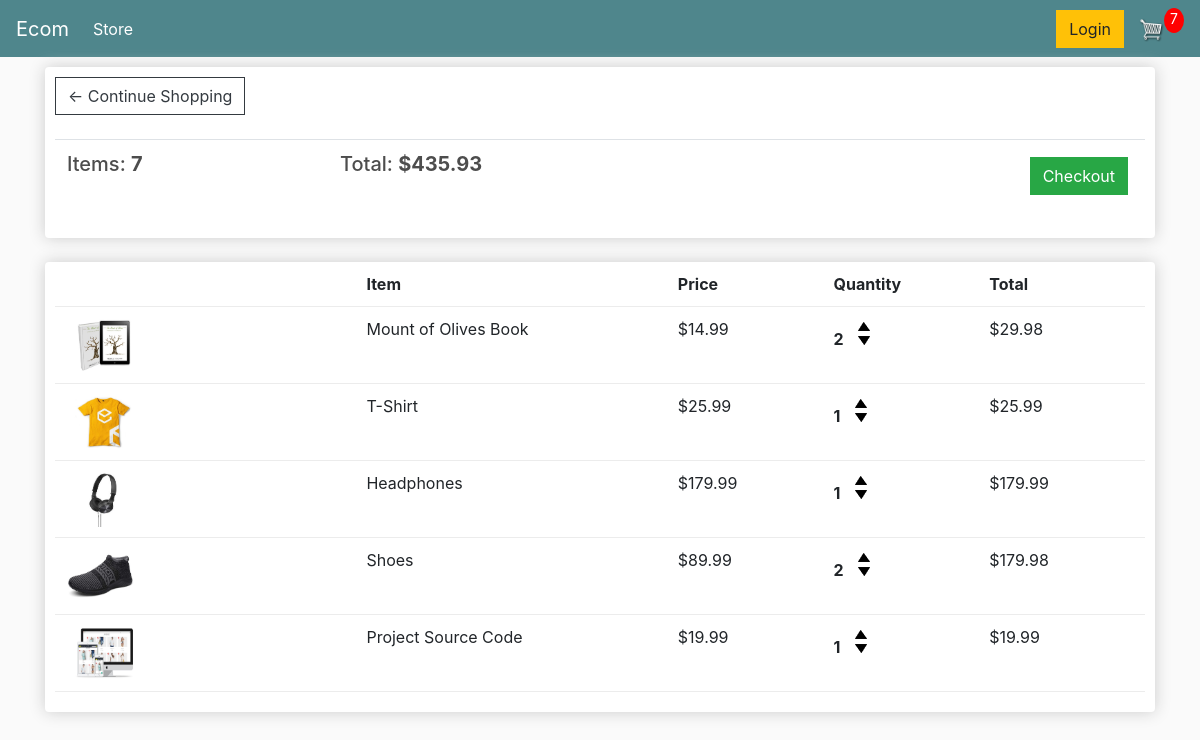
The page /cart/ (signed in) on the database as committed earlier.
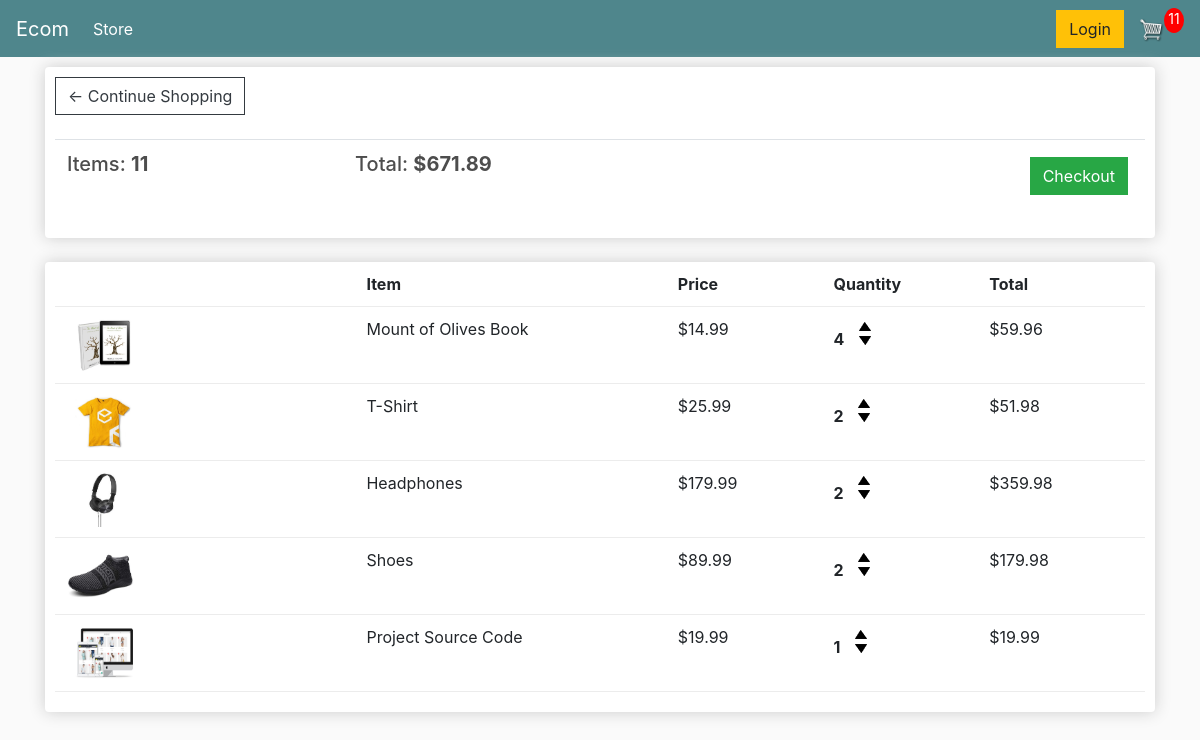
The same page on the database as committed later.
### store/models.py (models this page shows, shortened)
class Order(models.Model):
    customer = models.ForeignKey(Customer, on_delete=models.SET_NULL, blank=True, null=True)
    date_ordered = models.DateTimeField(auto_now_add=True)
    complete = models.BooleanField(default=False, null=True, blank=False)
    transaction_id = models.CharField(max_length=200, null=True)
    '''
    Returns the total value off all items in cart taking into account the quantity
    of each item
    '''
    @property
    def get_cart_total(self):
        orderitems = self.orderitem_set.all()
        total = sum(item.get_total for item in orderitems)
        return total
    '''
    Returns the sum total of the number of items of each type
    '''
    @property
    def get_cart_items(self):
        orderitems = self.orderitem_set.all()
        total = sum(item.quantity for item in orderitems)
        return total

class OrderItem(models.Model):
    product = models.ForeignKey(Product, on_delete=models.SET_NULL, blank=True, null=True)
    order = models.ForeignKey(Order, on_delete=models.SET_NULL, blank=True, null=True)
    quantity = models.IntegerField(default=0, null=True, blank=True)
    date_added = models.DateTimeField(auto_now_add=True)
    @property
    def get_total(self):
        total = self.product.price * self.quantity
        return total

class Product(models.Model):
    name = models.CharField(max_length=200, null=True)
    price = models.FloatField()
    digital = models.BooleanField(default=False, null=True, blank=False)
    image = models.ImageField(null=True, blank=True)
    @property
    def imageURL(self):
        try:
            url = self.image.url
        except:
            url = ''
        return url

### store/views.py (the view)
# urls.py: path('cart/', views.cart, name = 'cart'),
def cart(request):
    if request.user.is_authenticated:
        customer = request.user.customer
        order, created = Order.objects.get_or_create(customer=customer, complete=False)
        items = order.orderitem_set.all()
        cartItems = order.get_cart_items
    else:
        items = []
        order = {'get_cart_items': 0, 'get_cart_total': 0, 'shipping':False}
        cartItems = order['get_cart_items']
    context = {'items':items, 'order': order, 'cartItems':cartItems}
    return render(request, 'store/cart.html', context)

### store/templates/store/cart.html
{% extends 'store/main.html' %}
{% load static %}
{% block content %}
  <div class="row">
    <div class="col-lg-12">
      <div class="box-element">
        <a class = "btn btn-outline-dark" href="{% url 'store' %}">&#x2190; Continue Shopping</a>
        <br>
        <br>
        <table class = "table">
          <tr>
            <th><h5>Items: <strong>{{ order.get_cart_items }}</strong></h5></th>
            <th><h5>Total: <strong>${{ order.get_cart_total|floatformat:2 }}</strong></h5></th>
            <th>
              <a style = "float:right; margin:5px" class = "btn btn-success"
                  href="{% url 'checkout' %}">Checkout</a>
            </th>
          </tr>
        </table>
      </div>
      <br>
      <div class="box-element">
        <div class="cart-row">
          <div style="flex:2"></div>
          <div style="flex:2"><strong>Item</strong></div>
          <div style="flex:1"><strong>Price</strong></div>
          <div style="flex:1"><strong>Quantity</strong></div>
          <div style="flex:1"><strong>Total</strong></div>
        </div>
        {% for item in items %}
        <div class="cart-row">
          <div style="flex:2"><img class = "row-image" src="{{ item.product.imageURL }}"></div>
          <div style="flex:2">{{ item.product.name }}</div>
          <div style="flex:1">${{ item.product.price|floatformat:2 }}</div>
          <div style="flex:1">
            <p class = "quantity">{{ item.quantity }}</p>
            <div class="quantity">
              <img data-product={{item.product.id}} data-action="add" class = "chg-quantity update-cart" src="{% static 'images/arrow-up.png' %}">
              <img data-product={{item.product.id}} data-action="remove" class = "chg-quantity update-cart" src="{% static 'images/arrow-down.png' %}">
            </div>
          </div>
          <div style="flex:1">${{ item.get_total }}</div>
        </div>
        {% endfor %}
      </div>
    </div>
  </div>
{% endblock %}

### store/templates/store/main.html (shortened to what this page needs)
<!DOCTYPE html>
{% load static %}
<html lang="en" dir="ltr">
  <head>
	  <link rel="stylesheet" href="https://stackpath.bootstrapcdn.com/bootstrap/4.4.1/css/bootstrap.min.css">
    <link rel="stylesheet" type = "text/css" href="{% static 'css/main.css' %}">
  </head>
  <body>
    <nav class="navbar navbar-expand-lg navbar-dark bg-dark">
      <a class="navbar-brand" href="{% url 'store' %}">Ecom</a>
      <div class="collapse navbar-collapse" id="navbarSupportedContent">
        <ul class="navbar-nav mr-auto">
          <li class="nav-item active">
            <a class="nav-link" href="{% url 'store' %}">Store<span class="sr-only">(current)</span></a>
          </li>
        </ul>
        <div class="form-inline my-2 my-lg-0">
  	     	<a href="#" class="btn btn-warning">Login</a>
  	     	<a href="{% url 'cart' %}">
  	    		<img id="cart-icon" src="{% static 'images/cart.png' %}">
  	    	</a>
  	    	<p id="cart-total">{{ cartItems }}</p>
  	    </div>
      </div>
    </nav>
    <div class="container">
      {% block content %}
      {% endblock %}
    </div>
  </body>
</html>

### static/css/main.css (style rules this page uses)
body { background-color: hsl(0, 0%, 98%); }
h1,h2,h3,h4,h5,h6 { color:hsl(0, 0%, 30%); }
.box-element { box-shadow:hsl(0, 0%, 80%) 0 0 16px; background-color: #fff; border-radius: 4px; padding: 10px; }
.bg-dark { background-color: #4f868c!important; }
#cart-icon { width:25px; display: inline-block; margin-left: 15px; }
#cart-total { display: block; text-align: center; color:#fff; background-color: red; width: 20px; height: 25px; border-radius: 50%; font-size: 14px; }
.col-lg-4, .col-lg-6, .col-lg-8, .col-lg-12 { margin-top: 10px; }
.btn { border-radius: 0; }
.row-image { width: 100px; }
.cart-row { display: flex; align-items: flex-stretch; padding-bottom: 10px; margin-bottom: 10px; border-bottom: 1px solid #ececec; }
.quantity { display: inline-block; font-weight: 700; padding-right:10px; }
.chg-quantity { width: 12px; cursor: pointer; display: block; margin-top: 5px; transition:.1s; }

Rows that differ between the two databases and show on the page:
changed through a linked row, Order: get_cart_items "7" → "11"; get_cart_total "435.93" → "671.89"
changed OrderItem "Mount of Olives Book": quantity "2" → "4"; get_total "29.98" → "59.96"
changed OrderItem "T-Shirt": quantity "1" → "2"; get_total "25.99" → "51.98"
changed OrderItem "Headphones": quantity "1" → "2"; get_total "179.99" → "359.98"
Other text that changed with them:
{{ cartItems }}: "7" → "11"
